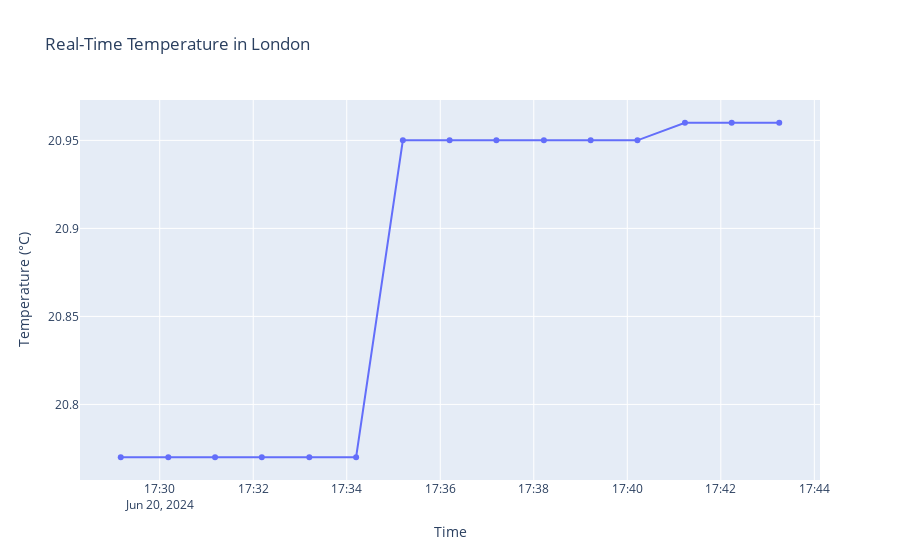

The notebook cell saved with this chart:
### Code cell
fig = make_subplots(rows=1, cols=1)
fig.update_layout(title_text="Real-Time Temperature in London", xaxis_title="Time", yaxis_title="Temperature (°C)")

while True:
    timestamp, temperature = fetch_weather_data()
    timestamps.append(timestamp)
    temperatures.append(temperature)
    
    fig.data = []  # Clear previous data
    fig.add_trace(go.Scatter(x=timestamps, y=temperatures, mode='lines+markers', name='Temperature'), row=1, col=1)
    
    clear_output(wait=True)
    display(fig)
    
    time.sleep(60)

### Figure 1 — Plotly figure (JSON) as saved in the notebook; plotly's stock layout.template omitted (floating-point values rounded to 4 significant figures)
{"data": [{"mode": "lines+markers", "name": "Temperature", "type": "scatter", "x": ["2024-06-20 17:29:10", "2024-06-20 17:30:11", "2024-06-20 17:31:11", "2024-06-20 17:32:11", "2024-06-20 17:33:12", "2024-06-20 17:34:12", "2024-06-20 17:35:12", "2024-06-20 17:36:12", "2024-06-20 17:37:12", "2024-06-20 17:38:13", "2024-06-20 17:39:13", "2024-06-20 17:40:13", "2024-06-20 17:41:14", "2024-06-20 17:42:14", "2024-06-20 17:43:15"], "xaxis": "x", "y": [20.77, 20.77, 20.77, 20.77, 20.77, 20.77, 20.95, 20.95, 20.95, 20.95, 20.95, 20.95, 20.96, 20.96, 20.96], "yaxis": "y"}], "layout": {"autosize": true, "title": {"text": "Real-Time Temperature in London"}, "xaxis": {"anchor": "y", "autorange": true, "domain": [0, 1], "range": ["2024-06-20 17:28:18.8385", "2024-06-20 17:44:06.1615"], "title": {"text": "Time"}, "type": "date"}, "yaxis": {"anchor": "x", "autorange": true, "domain": [0, 1], "range": [20.75, 20.98], "title": {"text": "Temperature (°C)"}, "type": "linear"}}}
